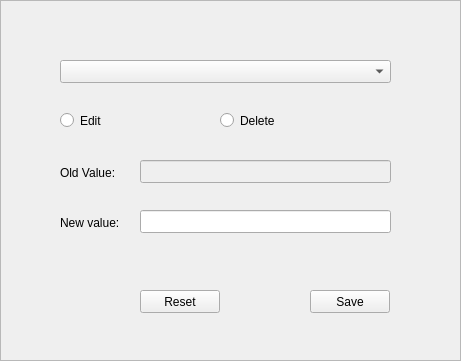
  <widget class="QFrame" name="modifyconfig_frame">
   <property name="geometry">
    <rect>
     <x>260</x>
     <y>150</y>
     <width>461</width>
     <height>361</height>
    </rect>
   </property>
   <property name="frameShape">
    <enum>QFrame::StyledPanel</enum>
   </property>
   <property name="frameShadow">
    <enum>QFrame::Raised</enum>
   </property>
   <widget class="QComboBox" name="configsettings_comboBox">
    <property name="geometry">
     <rect>
      <x>60</x>
      <y>60</y>
      <width>331</width>
      <height>23</height>
     </rect>
    </property>
   </widget>
   <widget class="QLabel" name="configsettings_oldvalue_label">
    <property name="geometry">
     <rect>
      <x>60</x>
      <y>165</y>
      <width>81</width>
      <height>16</height>
     </rect>
    </property>
    <property name="text">
     <string>Old Value:</string>
    </property>
   </widget>
   <widget class="QLabel" name="configsettings_newvalue_label">
    <property name="geometry">
     <rect>
      <x>60</x>
      <y>215</y>
      <width>81</width>
      <height>16</height>
     </rect>
    </property>
    <property name="text">
     <string>New value:</string>
    </property>
   </widget>
   <widget class="QLineEdit" name="configsettings_oldvalue_line">
    <property name="enabled">
     <bool>false</bool>
    </property>
    <property name="geometry">
     <rect>
      <x>140</x>
      <y>160</y>
      <width>251</width>
      <height>23</height>
     </rect>
    </property>
   </widget>
   <widget class="QLineEdit" name="configsettings_newvalue_line">
    <property name="geometry">
     <rect>
      <x>140</x>
      <y>210</y>
      <width>251</width>
      <height>23</height>
     </rect>
    </property>
   </widget>
   <widget class="QPushButton" name="configsettings_cancel_button">
    <property name="geometry">
     <rect>
      <x>140</x>
      <y>290</y>
      <width>80</width>
      <height>23</height>
     </rect>
    </property>
    <property name="text">
     <string>Reset</string>
    </property>
   </widget>
   <widget class="QPushButton" name="configsettings_save_button">
    <property name="geometry">
     <rect>
      <x>310</x>
      <y>290</y>
      <width>80</width>
      <height>23</height>
     </rect>
    </property>
    <property name="text">
     <string>Save</string>
    </property>
   </widget>
   <widget class="QRadioButton" name="configsettings_edit_radiobutton">
    <property name="geometry">
     <rect>
      <x>60</x>
      <y>110</y>
      <width>100</width>
      <height>21</height>
     </rect>
    </property>
    <property name="text">
     <string>Edit</string>
    </property>
   </widget>
   <widget class="QRadioButton" name="configsettings_delete_radiobutton">
    <property name="geometry">
     <rect>
      <x>220</x>
      <y>110</y>
      <width>100</width>
      <height>21</height>
     </rect>
    </property>
    <property name="text">
     <string>Delete</string>
    </property>
   </widget>
  </widget>
